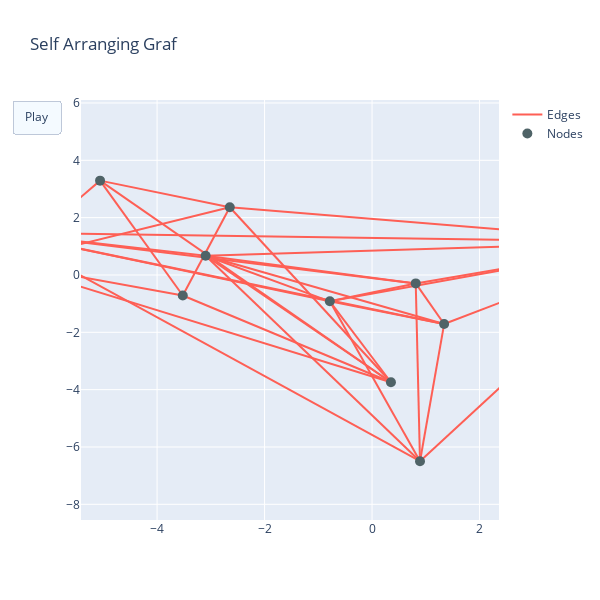

The notebook cell saved with this chart:
### Code cell
node_list, edge_list = utils.graph_to_plotly(stats['positions'], stats['connection_matrix'])
fig = utils.animate_network(node_list, edge_list, padding_scale =1.)
fig.show()

### Figure 1 — Plotly figure (JSON) as saved in the notebook; plotly's stock layout.template omitted (floating-point values rounded to 4 significant figures)
{"data": [{"line": {"color": "#FE5F55", "width": 2}, "mode": "lines", "name": "Edges", "showlegend": true, "type": "scatter", "x": [0.3513, -2.647, null, 0.3513, -3.522, null, 0.3513, -6.849, null, 0.3513, -5.061, null, 0.3513, -0.7857, null, 0.3513, -3.097, null, -2.647, -3.522, null, -2.647, -6.849, null, -2.647, -5.061, null, -2.647, 5.313, null, -3.522, -6.849, null, -3.522, -5.061, null, -6.849, -5.061, null, 0.8127, -6.875, null, 0.8127, 1.341, null, 0.8127, 0.8919, null, 0.8127, -0.7857, null, 0.8127, 5.313, null, 0.8127, -3.097, null, -6.875, 1.341, null, -6.875, 0.8919, null, -6.875, -0.7857, null, -6.875, 5.313, null, -6.875, -3.097, null, 1.341, 0.8919, null, 1.341, -0.7857, null, 1.341, 5.313, null, 1.341, -3.097, null, 0.8919, -0.7857, null, 0.8919, 5.313, null, 0.8919, -3.097, null, -0.7857, 5.313, null, -0.7857, -3.097, null, 5.313, -3.097, null], "y": [-3.742, 2.363, null, -3.742, -0.7165, null, -3.742, 0.4199, null, -3.742, 3.291, null, -3.742, -0.9194, null, -3.742, 0.6698, null, 2.363, -0.7165, null, 2.363, 0.4199, null, 2.363, 3.291, null, 2.363, 1.148, null, -0.7165, 0.4199, null, -0.7165, 3.291, null, 0.4199, 3.291, null, -0.2941, 1.477, null, -0.2941, -1.712, null, -0.2941, -6.497, null, -0.2941, -0.9194, null, -0.2941, 1.148, null, -0.2941, 0.6698, null, 1.477, -1.712, null, 1.477, -6.497, null, 1.477, -0.9194, null, 1.477, 1.148, null, 1.477, 0.6698, null, -1.712, -6.497, null, -1.712, -0.9194, null, -1.712, 1.148, null, -1.712, 0.6698, null, -6.497, -0.9194, null, -6.497, 1.148, null, -6.497, 0.6698, null, -0.9194, 1.148, null, -0.9194, 0.6698, null, 1.148, 0.6698, null]}, {"marker": {"color": "#4F6367", "size": 10}, "mode": "markers", "name": "Nodes", "showlegend": true, "type": "scatter", "x": [0.3513, -2.647, -3.522, -6.849, -5.061, 0.8127, -6.875, 1.341, 0.8919, -0.7857, 5.313, -3.097], "y": [-3.742, 2.363, -0.7165, 0.4199, 3.291, -0.2941, 1.477, -1.712, -6.497, -0.9194, 1.148, 0.6698]}], "layout": {"height": 600, "hovermode": "closest", "title": {"text": "Self Arranging Graf"}, "updatemenus": [{"buttons": [{"args": [null], "label": "Play", "method": "animate"}], "type": "buttons"}], "width": 600, "xaxis": {"autorange": false, "range": [-5.415, 2.362], "zeroline": false}, "yaxis": {"autorange": false, "range": [-8.547, 6.103], "zeroline": false}}}
